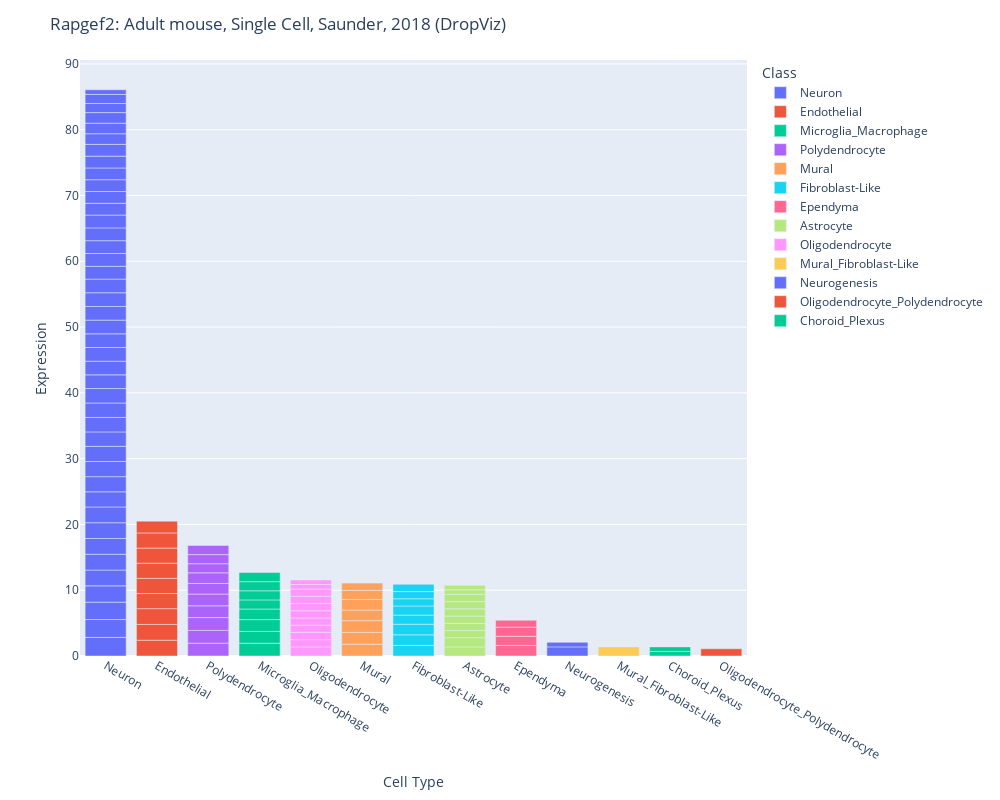
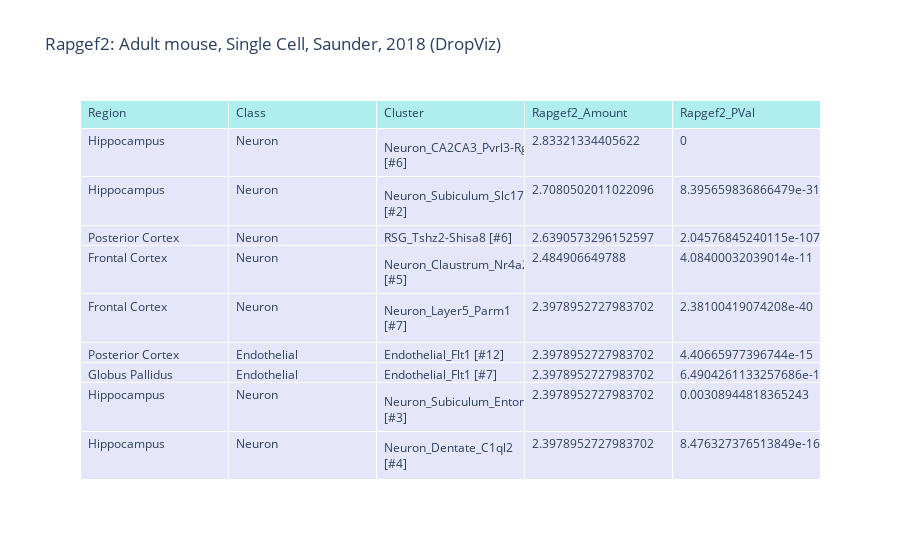

Notebook code cell kept with these figures, in order:
### Code cell
data = pd.read_csv("clusters.csv")
data.columns = ['Region','Class','Cluster','Rapgef2_Amount','Rapgef2_PVal']

fig = px.bar(data, x="Class", y="Rapgef2_Amount", color = "Class", 
                    #facet_row = "Region",
                     width=1000, height=800,
                    hover_name = "Cluster",
                    hover_data = ["Class", "Cluster", "Rapgef2_Amount", "Rapgef2_PVal"]
                    )
for a in fig.layout.annotations:
    a.text = a.text.split("=")[1]
fig.update_yaxes(title_text='')
fig.update_layout(
    title="Rapgef2: Adult mouse, Single Cell, Saunder, 2018 (DropViz)",
    xaxis_title="Cell Type",
    yaxis_title="Expression",xaxis={'categoryorder':'total descending'})
fig.show()

            ## print table
fig2 = go.Figure(data=[go.Table(
header=dict(values=list(data.columns),
                    fill_color='paleturquoise',
                    align='left'),
cells=dict(values=[data.Region,data.Class, data.Cluster, data.Rapgef2_Amount,
                              data.Rapgef2_PVal],
                    fill_color='lavender',
                    align='left'))
                ])
fig2.update_layout(
    title="Rapgef2: Adult mouse, Single Cell, Saunder, 2018 (DropViz)")

fig2.show()

### Figure 1 — Plotly figure (JSON) as saved in the notebook; plotly's stock layout.template omitted (floating-point values rounded to 4 significant figures; data arrays with more than 128 entries replaced by an {"elided": "..."} marker saying what was removed)
{"data": [{"alignmentgroup": "True", "customdata": {"elided": "42x4 mixed values"}, "hovertemplate": "<b>%{hovertext}</b><br><br>Class=%{customdata[0]}<br>Rapgef2_Amount=%{customdata[2]}<br>Cluster=%{customdata[1]}<br>Rapgef2_PVal=%{customdata[3]}<extra></extra>", "hovertext": ["Neuron_CA2CA3_Pvrl3-Rgs15-Calb2 [#6]", "Neuron_Subiculum_Slc17a6 [#2]", "RSG_Tshz2-Shisa8 [#6]", "Neuron_Claustrum_Nr4a2 [#5]", "Neuron_Layer5_Parm1 [#7]", "Neuron_Subiculum_Entorhinal_Nxph3 [#3]", "Neuron_Dentate_C1ql2 [#4]", "Neuron_CA1_Subiculum_Postsubiculum_Entorhinal_Fibcd1-Dcn-Cbln1-Ptgfr-Fezf2 [#5]", "Neuron_dSPN_Drd1 [#10]", "Neuron_Layer23_Nptxr [#6]", "Neuron_Ppp1r1b [#3]", "Neuron_iSPN_Adora2a [#11]", "Neuron_SPN_BNST_Amygdala_Otof [#13]", "Neuron_Layer6Subplate_Syt6 [#3]", "Neuron_Layer6Subplate_Syt6 [#1]", "Neuron_Layer23_5_6_Subiculum_Calb1-Rorb-Fermt1-Tshz2-Oprk1-Crym-Sema3e [#2]", "Neuron_Layer5_Bcl6 [#3]", "Interneuron_CGE_Cplx3-Synpr [#1]", "Interneuron_MGE_Sst-Pvalb [#2]", "Neuron_Layer5b_Fezf2 [#4]", "Interneuron_CGE_Cplx3-Synpr [#4]", "Interneuron_MGE_Sst-Pvalb [#5]", "Layer5b_Fezf2 [#7]", "Interneuron_Gad2 [#1]", "Neuron_Gad2-Ahi1 [#3]", "Interneurons_and_Other_Nnat [#4]", "Interneuron_Pvalb_Th_Pnoc [#14]", "Interneuron_Sst [#15]", "Neuron_CA3_C1ql3 [#1]", "Neuron_Rora [#2]", "Neuron_Syt1 [#4]", "Neuron_Gabra1 [#2]", "Neuron_CajalRetzius_Lhx1 [#14]", "Neuron_Gad2 [#3]", "Neuron_Habenula_Tac2 [#1]", "Neuron_Rora [#2]", "GranularNeuron_Gabra6 [#1]", "Interneurons_Pvalb [#3]", "Interneuron_Chat [#12]", "Neuron_Chat [#1]", "Neuron_Th [#4]", "PurkinjeNeuron_Pcp2 [#2]"], "legendgroup": "Neuron", "marker": {"color": "#636efa"}, "name": "Neuron", "offsetgroup": "Neuron", "orientation": "v", "showlegend": true, "textposition": "auto", "type": "bar", "x": ["Neuron", "Neuron", "Neuron", "Neuron", "Neuron", "Neuron", "Neuron", "Neuron", "Neuron", "Neuron", "Neuron", "Neuron", "Neuron", "Neuron", "Neuron", "Neuron", "Neuron", "Neuron", "Neuron", "Neuron", "Neuron", "Neuron", "Neuron", "Neuron", "Neuron", "Neuron", "Neuron", "Neuron", "Neuron", "Neuron", "Neuron", "Neuron", "Neuron", "Neuron", "Neuron", "Neuron", "Neuron", "Neuron", "Neuron", "Neuron", "Neuron", "Neuron"], "xaxis": "x", "y": [2.833, 2.708, 2.639, 2.485, 2.398, 2.398, 2.398, 2.398, 2.398, 2.303, 2.303, 2.303, 2.303, 2.197, 2.197, 2.197, 2.197, 2.079, 2.079, 2.079, 2.079, 2.079, 2.079, 2.079, 2.079, 1.946, 1.946, 1.946, 1.946, 1.946, 1.792, 1.792, 1.792, 1.792, 1.792, 1.792, 1.609, 1.609, 1.609, 1.386, 1.386, 0.6931], "yaxis": "y"}, {"alignmentgroup": "True", "customdata": [["Endothelial", "Endothelial_Flt1 [#12]", 2.398, 4.407e-15], ["Endothelial", "Endothelial_Flt1 [#7]", 2.398, 6.49e-114], ["Endothelial", "Endothelial_Flt1 [#4]", 2.398, 6.691e-171], ["Endothelial", "Endothelial_Flt1 [#12]", 2.303, 1.312e-05], ["Endothelial", "Endothelial_Flt1 [#2]", 2.303, 1.062e-52], ["Endothelial", "Endothelial_Flt1 [#15]", 2.303, 0.006363], ["Endothelial", "Endothelial_Flt1 [#7]", 2.303, 0.6285], ["Endothelial", "Endothelial_Flt1 [#12]", 2.303, 1.673e-110], ["Endothelial", "Endothelial_Flt1 [#10]", 1.792, 0.01447]], "hovertemplate": "<b>%{hovertext}</b><br><br>Class=%{customdata[0]}<br>Rapgef2_Amount=%{customdata[2]}<br>Cluster=%{customdata[1]}<br>Rapgef2_PVal=%{customdata[3]}<extra></extra>", "hovertext": ["Endothelial_Flt1 [#12]", "Endothelial_Flt1 [#7]", "Endothelial_Flt1 [#4]", "Endothelial_Flt1 [#12]", "Endothelial_Flt1 [#2]", "Endothelial_Flt1 [#15]", "Endothelial_Flt1 [#7]", "Endothelial_Flt1 [#12]", "Endothelial_Flt1 [#10]"], "legendgroup": "Endothelial", "marker": {"color": "#EF553B"}, "name": "Endothelial", "offsetgroup": "Endothelial", "orientation": "v", "showlegend": true, "textposition": "auto", "type": "bar", "x": ["Endothelial", "Endothelial", "Endothelial", "Endothelial", "Endothelial", "Endothelial", "Endothelial", "Endothelial", "Endothelial"], "xaxis": "x", "y": [2.398, 2.398, 2.398, 2.303, 2.303, 2.303, 2.303, 2.303, 1.792], "yaxis": "y"}, {"alignmentgroup": "True", "customdata": [["Microglia_Macrophage", "Microglia_Macrophage_C1qb [#11]", 1.946, 0.000828], ["Microglia_Macrophage", "Microglia_Macrophage_Tmem119-Mrc1 [#11]", 1.792, 0.0007552], ["Microglia_Macrophage", "Microglia_Macrophage_C1qb [#9]", 1.792, 0.7244], ["Microglia_Macrophage", "Microglia_Macrophage_C1qb [#11]", 1.609, 0.3505], ["Microglia_Macrophage", "Microglia_Macrophage_C1qb [#5]", 1.386, 1], ["Microglia_Macrophage", "Microglia_Macrophage_C1qb [#10]", 1.386, 1.203e-13], ["Microglia_Macrophage", "Microglia_Macrophage_C1qb [#6]", 1.386, 2.765e-08], ["Microglia_Macrophage", "Microglia_Macrophage_C1qb [#7]", 1.386, 0.2164]], "hovertemplate": "<b>%{hovertext}</b><br><br>Class=%{customdata[0]}<br>Rapgef2_Amount=%{customdata[2]}<br>Cluster=%{customdata[1]}<br>Rapgef2_PVal=%{customdata[3]}<extra></extra>", "hovertext": ["Microglia_Macrophage_C1qb [#11]", "Microglia_Macrophage_Tmem119-Mrc1 [#11]", "Microglia_Macrophage_C1qb [#9]", "Microglia_Macrophage_C1qb [#11]", "Microglia_Macrophage_C1qb [#5]", "Microglia_Macrophage_C1qb [#10]", "Microglia_Macrophage_C1qb [#6]", "Microglia_Macrophage_C1qb [#7]"], "legendgroup": "Microglia_Macrophage", "marker": {"color": "#00cc96"}, "name": "Microglia_Macrophage", "offsetgroup": "Microglia_Macrophage", "orientation": "v", "showlegend": true, "textposition": "auto", "type": "bar", "x": ["Microglia_Macrophage", "Microglia_Macrophage", "Microglia_Macrophage", "Microglia_Macrophage", "Microglia_Macrophage", "Microglia_Macrophage", "Microglia_Macrophage", "Microglia_Macrophage"], "xaxis": "x", "y": [1.946, 1.792, 1.792, 1.609, 1.386, 1.386, 1.386, 1.386], "yaxis": "y"}, {"alignmentgroup": "True", "customdata": [["Polydendrocyte", "Polydendrocyte_Tnr [#10]", 1.946, 0.0001528], ["Polydendrocyte", "Polydendrocyte_Cacng4 [#6]", 1.946, 0.006998], ["Polydendrocyte", "Polydendrocyte_Tnr [#9]", 1.946, 1.2e-16], ["Polydendrocyte", "Polydendrocyte_Tnr [#10]", 1.792, 6.361e-20], ["Polydendrocyte", "Polydendrocyte_Cacng4 [#6]", 1.792, 0.2519], ["Polydendrocyte", "Polydendrocyte_Tnr [#4]", 1.609, 0.007719], ["Polydendrocyte", "Polydendrocyte_Tnr [#12]", 1.609, 0.003275], ["Polydendrocyte", "Polydendrocyte_Tnr [#5]", 1.386, 0.9295], ["Polydendrocyte", "Polydendrocytes_Tnr [#5]", 1.386, 1.337e-11], ["Polydendrocyte", "Polydendrocyte_Tnr [#5]", 1.386, 0.06072]], "hovertemplate": "<b>%{hovertext}</b><br><br>Class=%{customdata[0]}<br>Rapgef2_Amount=%{customdata[2]}<br>Cluster=%{customdata[1]}<br>Rapgef2_PVal=%{customdata[3]}<extra></extra>", "hovertext": ["Polydendrocyte_Tnr [#10]", "Polydendrocyte_Cacng4 [#6]", "Polydendrocyte_Tnr [#9]", "Polydendrocyte_Tnr [#10]", "Polydendrocyte_Cacng4 [#6]", "Polydendrocyte_Tnr [#4]", "Polydendrocyte_Tnr [#12]", "Polydendrocyte_Tnr [#5]", "Polydendrocytes_Tnr [#5]", "Polydendrocyte_Tnr [#5]"], "legendgroup": "Polydendrocyte", "marker": {"color": "#ab63fa"}, "name": "Polydendrocyte", "offsetgroup": "Polydendrocyte", "orientation": "v", "showlegend": true, "textposition": "auto", "type": "bar", "x": ["Polydendrocyte", "Polydendrocyte", "Polydendrocyte", "Polydendrocyte", "Polydendrocyte", "Polydendrocyte", "Polydendrocyte", "Polydendrocyte", "Polydendrocyte", "Polydendrocyte"], "xaxis": "x", "y": [1.946, 1.946, 1.946, 1.792, 1.792, 1.609, 1.609, 1.386, 1.386, 1.386], "yaxis": "y"}, {"alignmentgroup": "True", "customdata": [["Mural", "Mural_Rgs5Acta2 [#13]", 1.792, 8.119e-05], ["Mural", "Mural_Rgs5Acta2 [#8]", 1.792, 0.189], ["Mural", "Mural_Rgs5Acta2 [#16]", 1.792, 2.352e-14], ["Mural", "Mural_Rgs5Acta2 [#13]", 1.609, 1.502e-12], ["Mural", "Mural_Rgs5Acta2 [#8]", 1.609, 1.533e-05], ["Mural", "Mural_Rgs5Acta2 [#13]", 1.386, 0.02682], ["Mural", "Mural_Rgs5Acta2 [#5]", 1.099, 5.352e-09]], "hovertemplate": "<b>%{hovertext}</b><br><br>Class=%{customdata[0]}<br>Rapgef2_Amount=%{customdata[2]}<br>Cluster=%{customdata[1]}<br>Rapgef2_PVal=%{customdata[3]}<extra></extra>", "hovertext": ["Mural_Rgs5Acta2 [#13]", "Mural_Rgs5Acta2 [#8]", "Mural_Rgs5Acta2 [#16]", "Mural_Rgs5Acta2 [#13]", "Mural_Rgs5Acta2 [#8]", "Mural_Rgs5Acta2 [#13]", "Mural_Rgs5Acta2 [#5]"], "legendgroup": "Mural", "marker": {"color": "#FFA15A"}, "name": "Mural", "offsetgroup": "Mural", "orientation": "v", "showlegend": true, "textposition": "auto", "type": "bar", "x": ["Mural", "Mural", "Mural", "Mural", "Mural", "Mural", "Mural"], "xaxis": "x", "y": [1.792, 1.792, 1.792, 1.609, 1.609, 1.386, 1.099], "yaxis": "y"}, {"alignmentgroup": "True", "customdata": [["Fibroblast-Like", "Fibroblast-Like_Dcn [#11]", 1.609, 0.2706], ["Fibroblast-Like", "Fibroblast-Like_Dcn [#14]", 1.609, 1.046e-06], ["Fibroblast-Like", "Fibroblast-Like_Dcn [#17]", 1.609, 1.439e-10], ["Fibroblast-Like", "Fibroblast-Like_Dcn [#14]", 1.386, 2.586e-10], ["Fibroblast-Like", "Fibroblast-Like_Dcn [#14]", 1.386, 0.5046], ["Fibroblast-Like", "Fibroblast-Like_Dcn [#9]", 1.099, 0.0005295], ["Fibroblast-Like", "Fibroblast-Like_Dcn [#9]", 1.099, 0.0002861], ["Fibroblast-Like", "Fibroblast-Like_Dcn [#6]", 1.099, 0.003475]], "hovertemplate": "<b>%{hovertext}</b><br><br>Class=%{customdata[0]}<br>Rapgef2_Amount=%{customdata[2]}<br>Cluster=%{customdata[1]}<br>Rapgef2_PVal=%{customdata[3]}<extra></extra>", "hovertext": ["Fibroblast-Like_Dcn [#11]", "Fibroblast-Like_Dcn [#14]", "Fibroblast-Like_Dcn [#17]", "Fibroblast-Like_Dcn [#14]", "Fibroblast-Like_Dcn [#14]", "Fibroblast-Like_Dcn [#9]", "Fibroblast-Like_Dcn [#9]", "Fibroblast-Like_Dcn [#6]"], "legendgroup": "Fibroblast-Like", "marker": {"color": "#19d3f3"}, "name": "Fibroblast-Like", "offsetgroup": "Fibroblast-Like", "orientation": "v", "showlegend": true, "textposition": "auto", "type": "bar", "x": ["Fibroblast-Like", "Fibroblast-Like", "Fibroblast-Like", "Fibroblast-Like", "Fibroblast-Like", "Fibroblast-Like", "Fibroblast-Like", "Fibroblast-Like"], "xaxis": "x", "y": [1.609, 1.609, 1.609, 1.386, 1.386, 1.099, 1.099, 1.099], "yaxis": "y"}, {"alignmentgroup": "True", "customdata": [["Ependyma", "Ependyma [#11]", 1.609, 1.547e-20], ["Ependyma", "Ependyma [#6]", 1.386, 0.8509], ["Ependyma", "Ependyma [#10]", 1.386, 0.0001234], ["Ependyma", "Ependyma [#1]", 1.099, 2.563e-11], ["Ependyma", "Ependyma [#8]", 0, 0.2821]], "hovertemplate": "<b>%{hovertext}</b><br><br>Class=%{customdata[0]}<br>Rapgef2_Amount=%{customdata[2]}<br>Cluster=%{customdata[1]}<br>Rapgef2_PVal=%{customdata[3]}<extra></extra>", "hovertext": ["Ependyma [#11]", "Ependyma [#6]", "Ependyma [#10]", "Ependyma [#1]", "Ependyma [#8]"], "legendgroup": "Ependyma", "marker": {"color": "#FF6692"}, "name": "Ependyma", "offsetgroup": "Ependyma", "orientation": "v", "showlegend": true, "textposition": "auto", "type": "bar", "x": ["Ependyma", "Ependyma", "Ependyma", "Ependyma", "Ependyma"], "xaxis": "x", "y": [1.609, 1.386, 1.386, 1.099, 0], "yaxis": "y"}, {"alignmentgroup": "True", "customdata": [["Astrocyte", "Astrocyte_Gja1 [#8]", 1.386, 0.2075], ["Astrocyte", "Astrocyte_Gja1 [#7]", 1.386, 0.8238], ["Astrocyte", "Astrocyte_Gja1 [#8]", 1.099, 8.3e-108], ["Astrocyte", "Astrocyte_Gja1 [#8]", 1.099, 1.802e-95], ["Astrocyte", "Astrocyte_Gja1 [#5]", 1.099, 2.902e-62], ["Astrocyte", "Astrocyte_Gja1 [#7]", 1.099, 0], ["Astrocyte", "Astrocyte_Gja1 [#7]", 1.099, 7.057e-05], ["Astrocyte", "Astrocyte_Gja1 [#11]", 1.099, 2.862e-06], ["Astrocyte", "BergmannGlia_Gpr37l1 [#7]", 0.6931, 4.728e-17], ["Astrocyte", "Astrocyte_Gja1 [#4]", 0.6931, 2.83e-77]], "hovertemplate": "<b>%{hovertext}</b><br><br>Class=%{customdata[0]}<br>Rapgef2_Amount=%{customdata[2]}<br>Cluster=%{customdata[1]}<br>Rapgef2_PVal=%{customdata[3]}<extra></extra>", "hovertext": ["Astrocyte_Gja1 [#8]", "Astrocyte_Gja1 [#7]", "Astrocyte_Gja1 [#8]", "Astrocyte_Gja1 [#8]", "Astrocyte_Gja1 [#5]", "Astrocyte_Gja1 [#7]", "Astrocyte_Gja1 [#7]", "Astrocyte_Gja1 [#11]", "BergmannGlia_Gpr37l1 [#7]", "Astrocyte_Gja1 [#4]"], "legendgroup": "Astrocyte", "marker": {"color": "#B6E880"}, "name": "Astrocyte", "offsetgroup": "Astrocyte", "orientation": "v", "showlegend": true, "textposition": "auto", "type": "bar", "x": ["Astrocyte", "Astrocyte", "Astrocyte", "Astrocyte", "Astrocyte", "Astrocyte", "Astrocyte", "Astrocyte", "Astrocyte", "Astrocyte"], "xaxis": "x", "y": [1.386, 1.386, 1.099, 1.099, 1.099, 1.099, 1.099, 1.099, 0.6931, 0.6931], "yaxis": "y"}, {"alignmentgroup": "True", "customdata": [["Oligodendrocyte", "Oligodendrocyte_Tfr [#9]", 1.386, 3.355e-48], ["Oligodendrocyte", "Oligodendrocyte_Tfr [#9]", 1.099, 2.934e-138], ["Oligodendrocyte", "Oligodendrocyte_Tfr [#1]", 1.099, 1.017e-76], ["Oligodendrocyte", "Oligodendrocyte_Mbp [#8]", 1.099, 0.2515], ["Oligodendrocyte", "Oligodendrocyte_Tfr [#10]", 1.099, 3.188e-252], ["Oligodendrocyte", "Oligodendrocyte_Tfr [#8]", 1.099, 5.345e-115], ["Oligodendrocyte", "Oligodendrocytes_Tfr [#3]", 1.099, 1.259e-67], ["Oligodendrocyte", "Oligodendrocyte_Tfr [#10]", 1.099, 1.868e-168], ["Oligodendrocyte", "Oligodendrocyte_Tfr [#8]", 1.099, 1.402e-314], ["Oligodendrocyte", "Oligodendrocyte_Mbp [#11]", 0.6931, 0.004119], ["Oligodendrocyte", "Oligodendrocyte_Mbp [#9]", 0.6931, 0.0001114]], "hovertemplate": "<b>%{hovertext}</b><br><br>Class=%{customdata[0]}<br>Rapgef2_Amount=%{customdata[2]}<br>Cluster=%{customdata[1]}<br>Rapgef2_PVal=%{customdata[3]}<extra></extra>", "hovertext": ["Oligodendrocyte_Tfr [#9]", "Oligodendrocyte_Tfr [#9]", "Oligodendrocyte_Tfr [#1]", "Oligodendrocyte_Mbp [#8]", "Oligodendrocyte_Tfr [#10]", "Oligodendrocyte_Tfr [#8]", "Oligodendrocytes_Tfr [#3]", "Oligodendrocyte_Tfr [#10]", "Oligodendrocyte_Tfr [#8]", "Oligodendrocyte_Mbp [#11]", "Oligodendrocyte_Mbp [#9]"], "legendgroup": "Oligodendrocyte", "marker": {"color": "#FF97FF"}, "name": "Oligodendrocyte", "offsetgroup": "Oligodendrocyte", "orientation": "v", "showlegend": true, "textposition": "auto", "type": "bar", "x": ["Oligodendrocyte", "Oligodendrocyte", "Oligodendrocyte", "Oligodendrocyte", "Oligodendrocyte", "Oligodendrocyte", "Oligodendrocyte", "Oligodendrocyte", "Oligodendrocyte", "Oligodendrocyte", "Oligodendrocyte"], "xaxis": "x", "y": [1.386, 1.099, 1.099, 1.099, 1.099, 1.099, 1.099, 1.099, 1.099, 0.6931, 0.6931], "yaxis": "y"}, {"alignmentgroup": "True", "customdata": [["Mural_Fibroblast-Like", "Mural_Fibroblast-Like_Rgs5Acta2-Dcn [#3]", 1.386, 0.6393]], "hovertemplate": "<b>%{hovertext}</b><br><br>Class=%{customdata[0]}<br>Rapgef2_Amount=%{customdata[2]}<br>Cluster=%{customdata[1]}<br>Rapgef2_PVal=%{customdata[3]}<extra></extra>", "hovertext": ["Mural_Fibroblast-Like_Rgs5Acta2-Dcn [#3]"], "legendgroup": "Mural_Fibroblast-Like", "marker": {"color": "#FECB52"}, "name": "Mural_Fibroblast-Like", "offsetgroup": "Mural_Fibroblast-Like", "orientation": "v", "showlegend": true, "textposition": "auto", "type": "bar", "x": ["Mural_Fibroblast-Like"], "xaxis": "x", "y": [1.386], "yaxis": "y"}, {"alignmentgroup": "True", "customdata": [["Neurogenesis", "Neurogenesis_Sox4 [#13]", 1.386, 7.417e-18], ["Neurogenesis", "Neurogenesis_Sox4 [#2]", 0.6931, 8.913e-29]], "hovertemplate": "<b>%{hovertext}</b><br><br>Class=%{customdata[0]}<br>Rapgef2_Amount=%{customdata[2]}<br>Cluster=%{customdata[1]}<br>Rapgef2_PVal=%{customdata[3]}<extra></extra>", "hovertext": ["Neurogenesis_Sox4 [#13]", "Neurogenesis_Sox4 [#2]"], "legendgroup": "Neurogenesis", "marker": {"color": "#636efa"}, "name": "Neurogenesis", "offsetgroup": "Neurogenesis", "orientation": "v", "showlegend": true, "textposition": "auto", "type": "bar", "x": ["Neurogenesis", "Neurogenesis"], "xaxis": "x", "y": [1.386, 0.6931], "yaxis": "y"}, {"alignmentgroup": "True", "customdata": [["Oligodendrocyte_Polydendrocyte", "Oligodendrocyte_Polydendrocyte_Tfr_Tnr [#6]", 1.099, 0.0003632]], "hovertemplate": "<b>%{hovertext}</b><br><br>Class=%{customdata[0]}<br>Rapgef2_Amount=%{customdata[2]}<br>Cluster=%{customdata[1]}<br>Rapgef2_PVal=%{customdata[3]}<extra></extra>", "hovertext": ["Oligodendrocyte_Polydendrocyte_Tfr_Tnr [#6]"], "legendgroup": "Oligodendrocyte_Polydendrocyte", "marker": {"color": "#EF553B"}, "name": "Oligodendrocyte_Polydendrocyte", "offsetgroup": "Oligodendrocyte_Polydendrocyte", "orientation": "v", "showlegend": true, "textposition": "auto", "type": "bar", "x": ["Oligodendrocyte_Polydendrocyte"], "xaxis": "x", "y": [1.099], "yaxis": "y"}, {"alignmentgroup": "True", "customdata": [["Choroid_Plexus", "Choroid_Plexus_Ttr [#9]", 0.6931, 0.04265], ["Choroid_Plexus", "Choroid_Plexus_Ttr [#12]", 0.6931, 3.849e-08]], "hovertemplate": "<b>%{hovertext}</b><br><br>Class=%{customdata[0]}<br>Rapgef2_Amount=%{customdata[2]}<br>Cluster=%{customdata[1]}<br>Rapgef2_PVal=%{customdata[3]}<extra></extra>", "hovertext": ["Choroid_Plexus_Ttr [#9]", "Choroid_Plexus_Ttr [#12]"], "legendgroup": "Choroid_Plexus", "marker": {"color": "#00cc96"}, "name": "Choroid_Plexus", "offsetgroup": "Choroid_Plexus", "orientation": "v", "showlegend": true, "textposition": "auto", "type": "bar", "x": ["Choroid_Plexus", "Choroid_Plexus"], "xaxis": "x", "y": [0.6931, 0.6931], "yaxis": "y"}], "layout": {"barmode": "relative", "height": 800, "legend": {"title": {"text": "Class"}, "tracegroupgap": 0}, "margin": {"t": 60}, "title": {"text": "Rapgef2: Adult mouse, Single Cell, Saunder, 2018 (DropViz)"}, "width": 1000, "xaxis": {"anchor": "y", "categoryarray": ["Neuron", "Endothelial", "Microglia_Macrophage", "Polydendrocyte", "Mural", "Fibroblast-Like", "Ependyma", "Astrocyte", "Oligodendrocyte", "Mural_Fibroblast-Like", "Neurogenesis", "Oligodendrocyte_Polydendrocyte", "Choroid_Plexus"], "categoryorder": "total descending", "domain": [0, 1], "title": {"text": "Cell Type"}}, "yaxis": {"anchor": "x", "domain": [0, 1], "title": {"text": "Expression"}}}}

### Figure 2 — Plotly figure (JSON) as saved in the notebook; plotly's stock layout.template omitted (floating-point values rounded to 4 significant figures; data arrays with more than 128 entries replaced by an {"elided": "..."} marker saying what was removed)
{"data": [{"cells": {"align": "left", "fill": {"color": "lavender"}, "values": {"elided": "5x116 mixed values"}}, "header": {"align": "left", "fill": {"color": "paleturquoise"}, "values": ["Region", "Class", "Cluster", "Rapgef2_Amount", "Rapgef2_PVal"]}, "type": "table"}], "layout": {"title": {"text": "Rapgef2: Adult mouse, Single Cell, Saunder, 2018 (DropViz)"}}}
